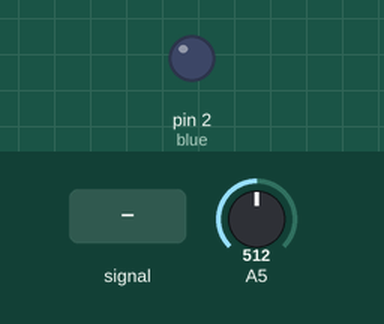
This sketch was run on a simulated Arduino Uno, built with avr-gcc and run on an emulated ATmega328P. Shown: output pins drawn as LEDs (lit = HIGH). Inputs (shaded band) come from the test bench; at power-on: A5 = 512. What the sketch prints to the serial monitor is not drawn.

Above: at 1.2 s.
1.3 s: A5 fed a 200 Hz sine of ±81 counts around its level
At 2.1 s:
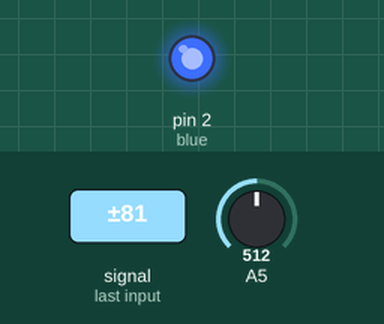
4.3 s: A5 set to 716
At 4.9 s:
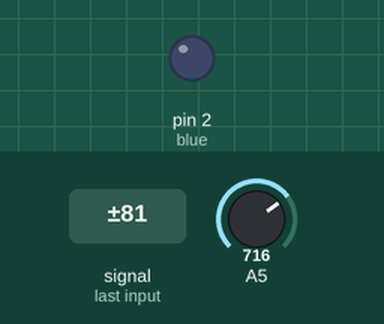
5.8 s: A5 set to 508
7.3 s: A5 set to 483
At 8.1 s:
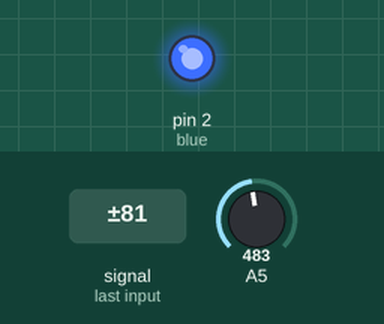
10.3 s: A5 set to 510
At 10.6 s:
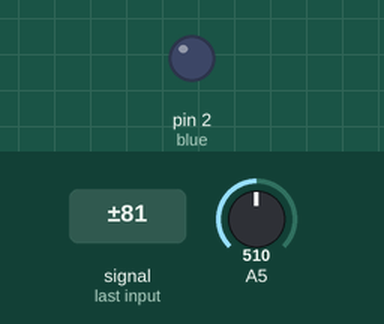
Timing chart, 0 to 12.8 s (numbered marks = the images above; inputs shaded):
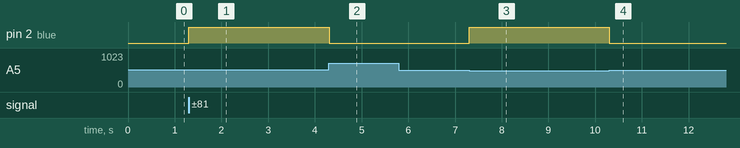

The sketch:

LDR.ino
```cpp
int blue=2;
void setup() {
  // put your setup code here, to run once:
  pinMode(blue,OUTPUT);
  Serial.begin(115200);
}

void loop() {
  // put your main code here, to run repeatedly:
  int ldr=analogRead(A5);
  Serial.println(ldr);
  if(ldr<500){
    digitalWrite(blue,HIGH);
    delay(1000);
  }
  digitalWrite(blue,LOW);
}
```

Measured:
- the behaviour switches between 500 and 499 on A5 (found by bisection; images 2 and 3)
- after the input at 1.3 s, pin 2 (blue): LOW → HIGH at once
- after the input at 4.3 s, pin 2 (blue): HIGH → LOW at once
- after the input at 7.3 s, pin 2 (blue): LOW → HIGH at once
- after the input at 10.3 s, pin 2 (blue): HIGH → LOW at once
